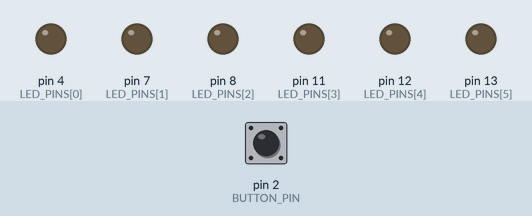
Recording of a sketch running on a simulated Arduino Uno, built with avr-gcc and run on an emulated ATmega328P. On the bench: output pins drawn as LEDs (lit = HIGH). Dashed ring = blinking. The inputs (shaded band) are chosen by the test bench; at power-on: pin 2 (BUTTON_PIN) LOW. Random numbers use the default seed unless the sketch sets one.

Above: at 1.2 s.
1.3 s: pin 2 (BUTTON_PIN) pulled HIGH for 0.15 s
At 2.5 s:
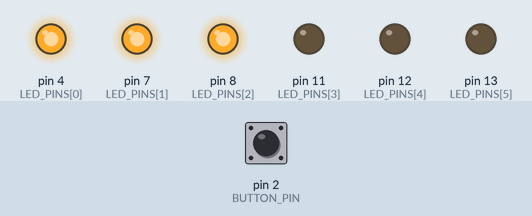
4.3 s: pin 2 (BUTTON_PIN) pulled HIGH for 1 s
At 6.07 s:
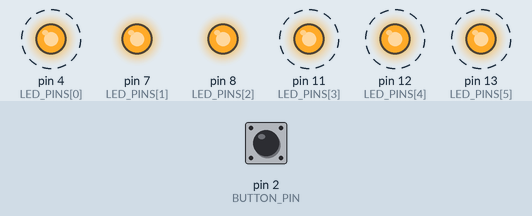
7.3 s: pin 2 (BUTTON_PIN) pulled HIGH for 3.2 s
At 8.92 s:
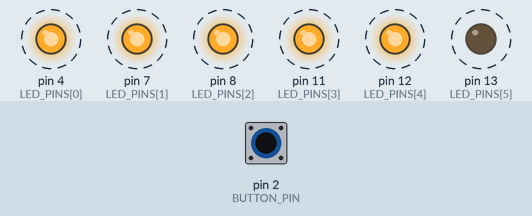
Timing chart, 0 to 12.6 s (numbered marks = the images above; inputs shaded):
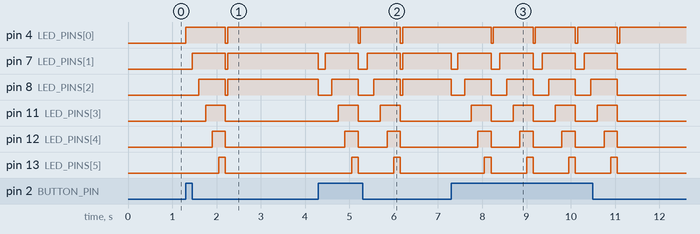

Measured:
- after the input at 1.3 s, pin 4 (LED_PINS[0]): LOW → HIGH at once, → LOW 0.90 s later, → HIGH 0.05 s later; pin 7 (LED_PINS[1]): LOW → HIGH after 0.15 s, → LOW 0.75 s later, → HIGH 0.05 s later
- after the input at 4.3 s, pin 4 (LED_PINS[0]): alternates HIGH for 0.90 s and LOW for 0.05 s, starting after 0.90 s; pin 7 (LED_PINS[1]): goes LOW 0.15 s, HIGH 0.75 s, LOW 0.20 s, HIGH 0.75 s, LOW 0.05 s, then HIGH, starting at once
- after the input at 7.3 s, pin 4 (LED_PINS[0]): alternates HIGH for 0.90 s and LOW for 0.05 s, 8 changes in all, then stays HIGH, starting after 0.90 s; pin 7 (LED_PINS[1]): alternates HIGH for 0.75 s and LOW for 0.20 s, 9 changes in all, then stays LOW, starting at once

The sketch:

DiceRoller.ino
```cpp
const int BUTTON_PIN = 2; //Represents the pin connected to button
const int LED_PINS[] = {4, 7, 8, 11, 12, 13}; //An array which represents each LED pin
int rollNum; //Will store the current dice value based on a random roll

void setup() {
    pinMode(BUTTON_PIN, INPUT); //Sets the button pin as an input pin

    //Loop to set each LED pin in the array to an output pin
    for(int i = 0; i < 6; i++) {
        pinMode(LED_PINS[i], OUTPUT);
    }

    //Sets the seed for the pseudorandom function to the value of analog pin 0.
    randomSeed(analogRead(0));

}

void loop() {

    //When the button is pressed, the button pin input will read a logic 1
    //This will cause the code for the dice roll to occur
    if(digitalRead(BUTTON_PIN)) {

      //Rolls the dice, sets rollNum equal to a value 1-6
      rollNum = random(1,7);

      //Runs the transition animation of the LEDs
      transition();


      //Turns on the random number of LEDs
      for(int i = 0; i < rollNum; i++) {
        digitalWrite(LED_PINS[i], HIGH);
      }
    }
}


//A support function to create an animation
void transition() {
    for(int i = 0; i < 6; i++) {
        digitalWrite(LED_PINS[i], LOW);
    }

    for(int i = 0; i < 6; i++) {
        digitalWrite(LED_PINS[i], HIGH);

        //pause for 150 milli seconds
        delay(150);
    }

    for(int i = 0; i < 6; i++) {
        digitalWrite(LED_PINS[i], LOW);

    }

    //pause for 50 milli seconds
    delay(50);
}
```
